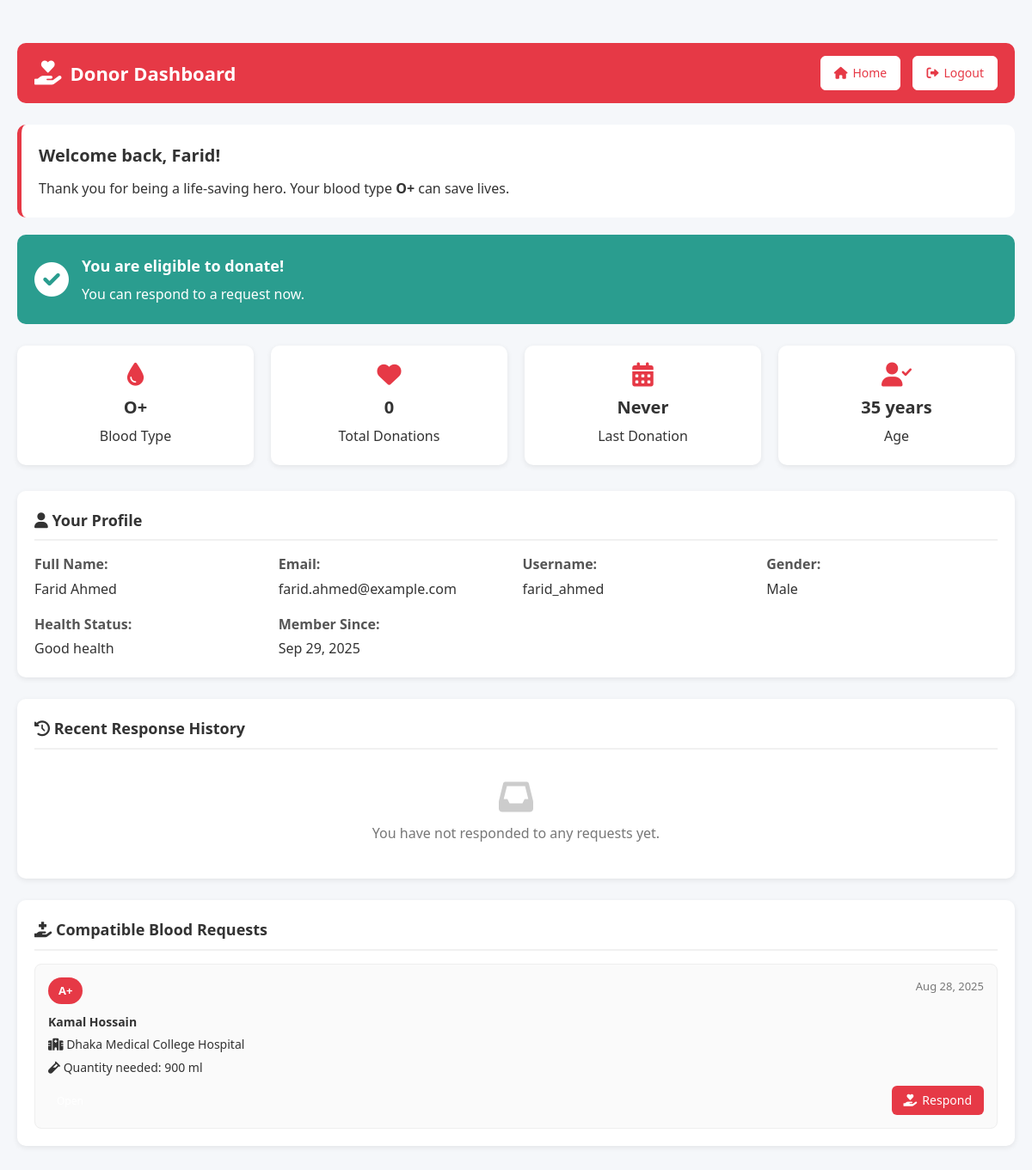
/donors/dashboard.php (signed in), run on an earlier commit of the app's database.
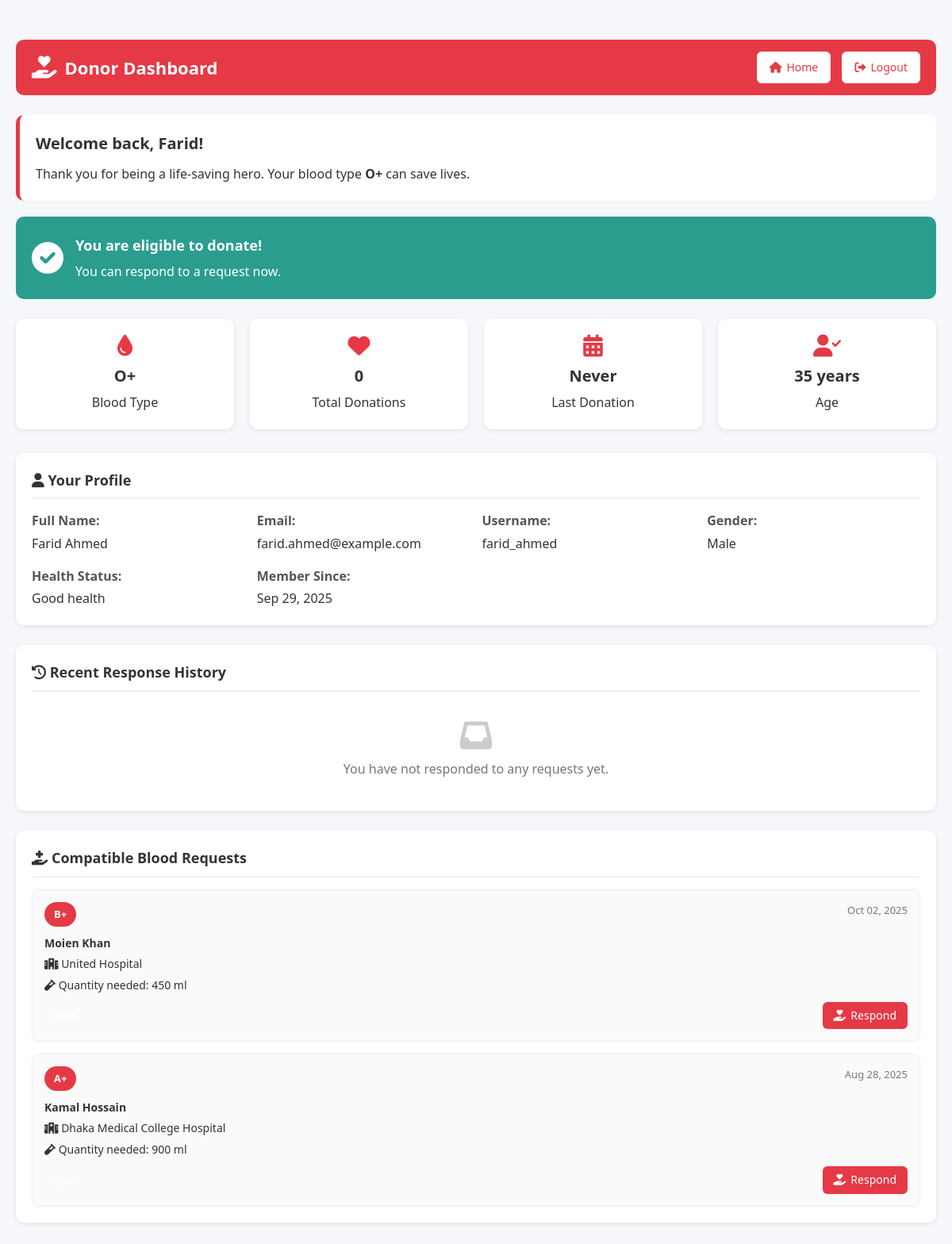
And on a later commit of the database.
### tables this page shows
CREATE TABLE `donors` (
  `id` int(11) NOT NULL,
  `user_id` int(11) NOT NULL,
  `age` int(11) NOT NULL,
  `blood_type_id` int(11) NOT NULL,
  `gender` enum('Male','Female','Other') NOT NULL,
  `last_donation_date` date DEFAULT NULL,
  `health_status` text DEFAULT NULL,
  `location` varchar(255) DEFAULT NULL,
  `phone` varchar(20) DEFAULT NULL
);

CREATE TABLE `users` (
  `id` int(11) NOT NULL,
  `first_name` varchar(100) NOT NULL,
  `last_name` varchar(100) NOT NULL,
  `username` varchar(50) NOT NULL,
  `password` varchar(255) NOT NULL,
  `email` varchar(100) NOT NULL,
  `role` enum('donor','recipient') NOT NULL,
  `created_at` timestamp NOT NULL DEFAULT current_timestamp()
);

CREATE TABLE `blood_types` (
  `id` int(11) NOT NULL,
  `type` enum('A+','A-','B+','B-','AB+','AB-','O+','O-') NOT NULL
);

CREATE TABLE `requests` (
  `id` int(11) NOT NULL,
  `recipient_id` int(11) NOT NULL,
  `blood_type_id` int(11) NOT NULL,
  `quantity_ml` int(11) NOT NULL,
  `request_date` date NOT NULL,
  `status` enum('Open','Fulfilled','Canceled') NOT NULL
);

CREATE TABLE `recipients` (
  `id` int(11) NOT NULL,
  `user_id` int(11) NOT NULL,
  `blood_type_id` int(11) NOT NULL,
  `urgency_level` enum('Low','Medium','High') NOT NULL,
  `hospital` varchar(100) DEFAULT NULL
);

### donors/dashboard.php (the view, shortened to what this page needs)
<?php
require_once '../config/db_connection.php';
$user_id = $_SESSION['user_id'];
$user_query = "
    SELECT
        u.first_name, u.last_name, u.username, u.email, u.created_at,
        d.id AS donor_id,
        d.age,
        d.gender,
        d.health_status,
        bt.type AS blood_type,
        d.blood_type_id,
        -- Calculate the most recent ACCEPTED response date
        (SELECT MAX(response_date) FROM responses WHERE donor_id = d.id AND status = 'Accepted') AS calculated_last_response_date,
        -- Count total ACCEPTED responses
        (SELECT COUNT(*) FROM responses WHERE donor_id = d.id AND status = 'Accepted') AS total_accepted_responses
    FROM
        users u
    JOIN
        donors d ON u.id = d.user_id
    JOIN
        blood_types bt ON d.blood_type_id = bt.id
    WHERE
        u.id = ?
";
$stmt = $conn->prepare($user_query);
$stmt->bind_param("i", $user_id);
$stmt->execute();
$result = $stmt->get_result();
$user = $result->fetch_assoc();
$donor_id = $user['donor_id'] ?? 0;
$donor_blood_type_id = $user['blood_type_id'] ?? 0;
$response_history_query = "
    SELECT
        res.response_date,
        res.status,
        req.quantity_ml,
        rec.hospital
    FROM responses res
    JOIN requests req ON res.request_id = req.id
    JOIN recipients rec ON req.recipient_id = rec.id
    WHERE res.donor_id = ?
    ORDER BY res.response_date DESC
    LIMIT 5
";
$stmt = $conn->prepare($response_history_query);
$stmt->bind_param("i", $donor_id);
$stmt->execute();
$response_history_result = $stmt->get_result();
$eligible_for_donation = true;
$days_until_eligible = 0;
$requests_query = "
    SELECT
        r.*,
        rec.hospital,
        u.first_name,
        u.last_name,
        bt.type AS blood_type_needed
    FROM
        requests r
    JOIN
        recipients rec ON r.recipient_id = rec.id
    JOIN
        users u ON rec.user_id = u.id
    JOIN
        blood_types bt ON r.blood_type_id = bt.id
    JOIN
        -- Join directly on the compatibility table
        compatibility comp ON r.blood_type_id = comp.recipient_type_id
    WHERE
        r.status = 'Open'
        AND comp.donor_type_id = ? -- Filter by the donor's ID here
    ORDER BY
        r.request_date DESC
    LIMIT 5;
";
$stmt = $conn->prepare($requests_query);
$stmt->bind_param("i", $donor_blood_type_id);
$stmt->execute();
$requests_result = $stmt->get_result();
?>
<!DOCTYPE html>
<html lang="en">
<head>
    <link rel="stylesheet" href="donor_style.css">
    <link href="https://cdnjs.cloudflare.com/ajax/libs/font-awesome/6.0.0/css/all.min.css" rel="stylesheet">
</head>
<body>
    <div class="dashboard-container">
        <div class="dashboard-header">
            <div class="dashboard-title">
                <i class="fas fa-hand-holding-heart"></i>
                <h1>Donor Dashboard</h1>
            </div>
            <div class="dashboard-nav">
                <a href="../index.html" class="btn btn-secondary">
                    <i class="fas fa-home"></i> Home
                </a>
                <a href="logout.php" class="btn btn-danger">
                    <i class="fas fa-sign-out-alt"></i> Logout
                </a>
            </div>
        </div>
        <div class="dashboard-content">
            <div class="welcome-card">
                <h2>Welcome back, <?php echo htmlspecialchars($user['first_name']); ?>!</h2>
                <p>Thank you for being a life-saving hero. Your blood type <strong><?php echo $user['blood_type']; ?></strong> can save lives.</p>
            </div>
            <div class="eligibility-card <?php echo $eligible_for_donation ? 'eligible' : 'not-eligible'; ?>">
                <div class="eligibility-icon">
                    <i class="fas <?php echo $eligible_for_donation ? 'fa-check-circle' : 'fa-clock'; ?>"></i>
                </div>
                <div class="eligibility-content">
                    <?php if ($eligible_for_donation): ?>
                        <h3>You are eligible to donate!</h3>
                        <p>You can respond to a request now.</p>
                    <?php else: ?>
                        <h3>Not eligible yet</h3>
                        <p>You can donate again in <strong><?php echo $days_until_eligible; ?> days</strong> (90 days required between donations)</p>
                    <?php endif; ?>
                </div>
            </div>
            <div class="stats-grid">
                <div class="stat-card">
                    <i class="fas fa-tint"></i>
                    <h3><?php echo $user['blood_type']; ?></h3>
                    <p>Blood Type</p>
                </div>
                <div class="stat-card">
                    <i class="fas fa-heart"></i>
                    <h3><?php echo $user['total_accepted_responses']; ?></h3>
                    <p>Total Donations</p>
                </div>
                <div class="stat-card">
                    <i class="fas fa-calendar-alt"></i>
                    <h3><?php echo $user['calculated_last_response_date'] ? date('M d, Y', strtotime($user['calculated_last_response_date'])) : 'Never'; ?></h3>
                    <p>Last Donation</p>
                </div>
                <div class="stat-card">
                    <i class="fas fa-user-check"></i>
                    <h3><?php echo $user['age']; ?> years</h3>
                    <p>Age</p>
                </div>
            </div>
            <div class="section-card">
                <div class="section-header">
                    <h3><i class="fas fa-user"></i> Your Profile</h3>
                </div>
                <div class="profile-grid">
                    <div class="profile-item">
                        <strong>Full Name:</strong>
                        <span><?php echo htmlspecialchars($user['first_name'] . ' ' . $user['last_name']); ?></span>
                    </div>
                    <div class="profile-item">
                        <strong>Email:</strong>
                        <span><?php echo htmlspecialchars($user['email']); ?></span>
                    </div>
                    <div class="profile-item">
                        <strong>Username:</strong>
                        <span><?php echo htmlspecialchars($user['username']); ?></span>
                    </div>
                    <div class="profile-item">
                        <strong>Gender:</strong>
                        <span><?php echo htmlspecialchars($user['gender']); ?></span>
                    </div>
                    <div class="profile-item">
                        <strong>Health Status:</strong>
                        <span><?php echo htmlspecialchars($user['health_status']); ?></span>
                    </div>
                    <div class="profile-item">
                        <strong>Member Since:</strong>
                        <span><?php echo date('M d, Y', strtotime($user['created_at'])); ?></span>
                    </div>
                </div>
            </div>
            <div class="section-card">
                <div class="section-header">
                    <h3><i class="fas fa-history"></i> Recent Response History</h3>
                </div>
                <?php if ($response_history_result->num_rows > 0): ?>
                    <div class="table-responsive">
                        <table class="data-table">
                            <thead>
                                <tr>
                                    <th>Date</th>
                                    <th>Recipient Hospital</th>
                                    <th>Quantity</th>
                                    <th>Status</th>
                                </tr>
                            </thead>
                            <tbody>
                                <?php while ($response = $response_history_result->fetch_assoc()): ?>
                                    <tr>
                                        <td><?php echo date('M d, Y', strtotime($response['response_date'])); ?></td>
                                        <td><?php echo htmlspecialchars($response['hospital']); ?></td>
                                        <td><?php echo $response['quantity_ml']; ?> ml</td>
                                        <td>
                                            <span class="status-badge status-<?php echo strtolower($response['status']); ?>">
                                                <?php echo $response['status']; ?>
                                            </span>
                                        </td>
                                    </tr>
                                <?php endwhile; ?>
                            </tbody>
                        </table>
                    </div>
                <?php else: ?>
                    <div class="empty-state">
                        <i class="fas fa-inbox"></i>
                        <p>You have not responded to any requests yet.</p>
                    </div>
                <?php endif; ?>
            </div>
            <div class="section-card">
                <div class="section-header">
                    <h3><i class="fas fa-hand-holding-medical"></i> Compatible Blood Requests</h3>
                </div>
                <?php if ($requests_result->num_rows > 0): ?>
                    <div class="requests-list">
                        <?php while ($request = $requests_result->fetch_assoc()): ?>
                            <div class="request-item">
                                <div class="request-header">
                                    <span class="blood-type-badge"><?php echo $request['blood_type_needed']; ?></span>
                                    <span class="request-date"><?php echo date('M d, Y', strtotime($request['request_date'])); ?></span>
                                </div>
                                <div class="request-body">
                                    <p><strong><?php echo htmlspecialchars($request['first_name'] . ' ' . $request['last_name']); ?></strong></p>
                                    <p><i class="fas fa-hospital"></i> <?php echo htmlspecialchars($request['hospital']); ?></p>
                                    <p><i class="fas fa-vial"></i> Quantity needed: <?php echo $request['quantity_ml']; ?> ml</p>
                                </div>
                                <div class="request-footer">
                                    <span class="status-badge status-<?php echo strtolower($request['status']); ?>">
                                    </span>
                                    <a href="respond.php?request_id=<?php echo $request['id']; ?>" class="btn btn-primary">
                                        <i class="fas fa-hand-holding-heart"></i> Respond
                                    </a>
                                </div>
                            </div>
                        <?php endwhile; ?>
                    </div>
                <?php endif; ?>
            </div>
        </div>
    </div>
</body>
</html>

### donors/donor_style.css (style rules this page uses)
* { margin: 0; padding: 0; box-sizing: border-box; }
body { font-family: 'Segoe UI', Tahoma, Geneva, Verdana, sans-serif; background: #f5f7fa; color: #333; line-height: 1.6; }
.dashboard-container { max-width: 1200px; margin: 30px auto; padding: 20px; }
.dashboard-header { display: flex; justify-content: space-between; align-items: center; background: #e63946; color: #fff; padding: 15px 20px; border-radius: 10px; margin-bottom: 25px; }
.dashboard-title { display: flex; align-items: center; gap: 10px; }
.dashboard-title i { font-size: 28px; }
.dashboard-title h1 { font-size: 22px; font-weight: 600; }
.dashboard-nav a { text-decoration: none; padding: 8px 15px; margin-left: 10px; border-radius: 6px; font-size: 14px; font-weight: 500; transition: all 0.3s ease; }
.btn { display: inline-flex; align-items: center; gap: 6px; font-size: 14px; cursor: pointer; }
.btn-secondary { background: #fff; color: #e63946; border: 1px solid #fff; }
.btn-danger { background: #fff; color: #e63946; border: 1px solid #fff; }
.welcome-card { background: #fff; border-left: 5px solid #e63946; padding: 20px; border-radius: 10px; margin-bottom: 20px; }
.welcome-card h2 { font-size: 20px; margin-bottom: 10px; }
.eligibility-card { display: flex; align-items: center; padding: 20px; border-radius: 10px; margin-bottom: 25px; color: #fff; }
.eligibility-card.eligible { background: #2a9d8f; }
.eligibility-icon { font-size: 40px; margin-right: 15px; }
.eligibility-content h3 { font-size: 18px; margin-bottom: 6px; }
.stats-grid { display: grid; grid-template-columns: repeat(auto-fit, minmax(180px, 1fr)); gap: 20px; margin-bottom: 30px; }
.stat-card { background: #fff; border-radius: 10px; padding: 20px; text-align: center; box-shadow: 0 2px 6px rgba(0,0,0,0.08); transition: transform 0.2s ease; }
.stat-card i { font-size: 28px; color: #e63946; margin-bottom: 8px; }
.stat-card h3 { font-size: 20px; margin-bottom: 5px; }
.section-card { background: #fff; border-radius: 10px; padding: 20px; margin-bottom: 25px; box-shadow: 0 2px 6px rgba(0,0,0,0.08); }
.section-header { display: flex; align-items: center; gap: 10px; margin-bottom: 15px; border-bottom: 2px solid #f1f1f1; padding-bottom: 8px; }
.section-header h3 { font-size: 18px; font-weight: 600; }
.profile-grid { display: grid; grid-template-columns: repeat(auto-fit, minmax(220px, 1fr)); gap: 15px; }
.profile-item strong { display: block; font-weight: 600; margin-bottom: 3px; color: #555; }
.status-badge { padding: 5px 10px; border-radius: 20px; font-size: 12px; font-weight: 500; color: #fff; }
.requests-list { display: flex; flex-direction: column; gap: 15px; }
.request-item { border: 1px solid #eee; padding: 15px; border-radius: 8px; background: #fafafa; transition: all 0.3s ease; }
.request-header { display: flex; justify-content: space-between; margin-bottom: 10px; }
.blood-type-badge { background: #e63946; color: #fff; padding: 5px 12px; border-radius: 20px; font-size: 13px; font-weight: 600; }
.request-date { font-size: 13px; color: #777; }
.request-body p { margin: 4px 0; font-size: 14px; }
.request-footer { display: flex; justify-content: space-between; align-items: center; margin-top: 10px; }
.request-footer .btn-primary { background: #e63946; color: #fff; padding: 6px 14px; border-radius: 6px; text-decoration: none; font-size: 14px; transition: background 0.3s ease; }
.empty-state { text-align: center; color: #777; padding: 20px; }
.empty-state i { font-size: 40px; color: #ccc; margin-bottom: 10px; }

What changed in the data, as far as the page shows it:
added requests: blood_type.type "B+", request_date "Oct 02, 2025", users.first_name+last_name "Moien Khan", recipient.hospital "United Hospital", quantity_ml "450"
